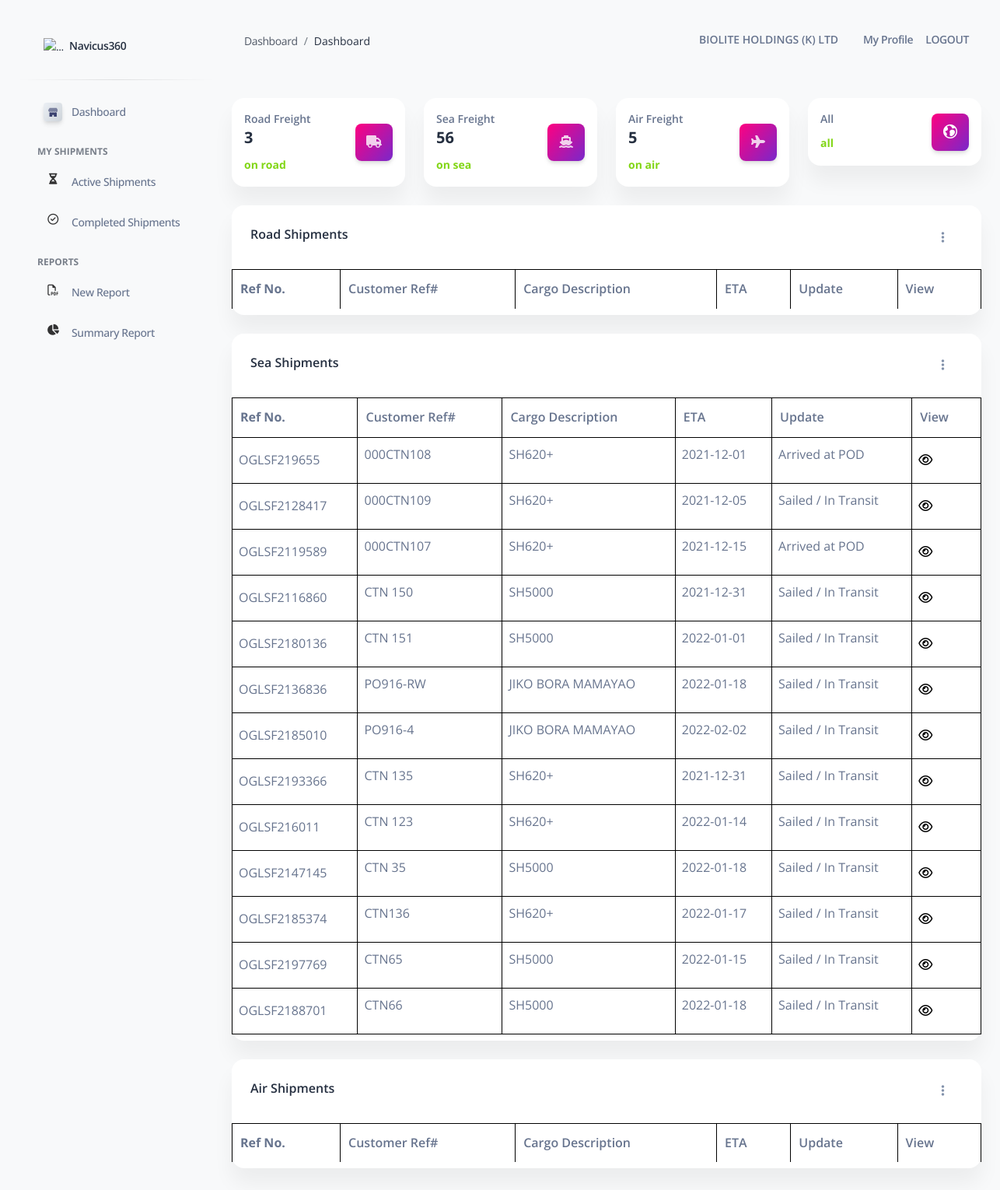
The app's page /client/ (signed in) with its own data.
### accounts/models.py (models this page shows)
class Account(AbstractBaseUser, PermissionsMixin):
	email = models.EmailField(_('Email address'), unique=True)
	firstname = models.CharField(max_length=200)
	lastname = models.CharField(max_length=200)
	company = models.CharField(max_length=1000)
	address = models.CharField(max_length=200,blank=True)
	start_date = models.DateField(default=timezone.now)
	is_staff = models.BooleanField(default=False)
	is_active = models.BooleanField(default=False)
	objects = CustomAccountManager()
	USERNAME_FIELD = 'email'
	REQUIRED_FIELDS = ['firstname', 'lastname',]
	def __str__(self):
		return self.email

### shipments/models.py (models this page shows, shortened)
class SeaFreightShip(models.Model):
    staff = models.ForeignKey(Account,
                            on_delete=models.CASCADE,
                            related_name='staff_user_sea')
    owner = models.CharField(max_length = 1000)
    refno = models.CharField(max_length = 1000)
    son = models.CharField(max_length = 1000)
    consignee = models.CharField(max_length = 1000)
    billofnumber = models.CharField(max_length=1000)
    customerref = models.CharField(max_length=1000, default='000')
    shippingline = models.CharField(max_length=1000, default='000')
    incoterms = models.CharField(max_length=1000)
    cargo_description = models.CharField(max_length=2000)
    placeofloading = models.CharField(max_length=2000)
    placeofdelivery= models.CharField(max_length=2000)
    containersize = models.CharField(blank=True,max_length=2000)
    unitsize = models.IntegerField()
    unittype = models.CharField(max_length=100)
    current_etd = models.CharField(max_length=100, null=True, blank=True)
    current_eta = models.CharField(max_length=100, null=True, blank=True)
    current_sailingstatus = models.CharField(max_length=100, null=True, blank=True)
    shippingstatus = models.CharField(max_length=100, null=True, blank=True, default='in-progress')

### client/views.py (the view)
# urls.py: path('',home ,name='client_home'),
@login_required
def home(request):
	usergroup = request.user.groups.values_list('name', flat=True).first()
	print(usergroup)
	if usergroup == "Ogl Clients":
		currentuser = request.user
		road_list = RoadFreightShip.objects.filter(owner=currentuser)
		sea_list = SeaFreightShip.objects.filter(owner=currentuser)
		air_list = AirFreightShip.objects.filter(owner=currentuser)
		number_road = len(road_list)
		number_sea = len(sea_list)
		number_air = len(air_list)
		return render(request,"index.html",{"context":road_list,"context2":sea_list,"context3":air_list,"rno":number_road,"sno":number_sea,"airno":number_air})
	elif usergroup == "Ogl_fielduser":
		return redirect("/fielduser/")
	elif usergroup == "Ogl_keyuser":
		return redirect("/keyuser/")
	else:
		return render(request,"index.html")

### client/templates/index.html (shortened to what this page needs)
{% extends "base_client.html" %}
{% load static %}
{% load crispy_forms_tags %}
{% block content %}
<div class="container-fluid py-4">
  <div class="row mt-4">
    <div class="col-xl-3 col-sm-6 mb-xl-0 mb-4">
      <div class="card">
        <div class="card-body p-3">
          <div class="row">
            <div class="col-7">
              <div class="numbers">
                <p class="text-sm mb-0 text-capitalize font-weight-bold">Road Freight</p>
                <h5 class="font-weight-bolder">{{rno}}</h5>
                <span class="text-success text-sm font-weight-bolder">on road</span>
              </div>
            </div>
            <div class="col-5 text-end my-auto">
              <div class="icon icon-shape bg-gradient-primary shadow text-center border-radius-md">
                <i class="fa fa-truck"></i>
              </div>
            </div>
          </div>
        </div>
      </div>
    </div>
    <div class="col-xl-3 col-sm-6 mb-xl-0 mb-4">
      <div class="card">
        <div class="card-body p-3">
          <div class="row">
            <div class="col-7">
              <div class="numbers">
                <p class="text-sm mb-0 text-capitalize font-weight-bold">Sea Freight</p>
                <h5 class="font-weight-bolder">{{sno}}</h5>
                <span class="text-success text-sm font-weight-bolder">on sea</span>
              </div>
            </div>
            <div class="col-5 text-end my-auto">
              <div class="icon icon-shape bg-gradient-primary shadow text-center border-radius-md">
                <i class="fa fa-ship"></i>
              </div>
            </div>
          </div>
        </div>
      </div>
    </div>
    <div class="col-xl-3 col-sm-6 mb-xl-0 mb-4">
      <div class="card">
        <div class="card-body p-3">
          <div class="row">
            <div class="col-7">
              <div class="numbers">
                <p class="text-sm mb-0 text-capitalize font-weight-bold">Air Freight</p>
                <h5 class="font-weight-bolder">{{airno}}</h5>
                <span class="text-success text-sm font-weight-bolder">on air</span>
              </div>
            </div>
            <div class="col-5 text-end my-auto">
              <div class="icon icon-shape bg-gradient-primary shadow text-center border-radius-md">
                <i class="fa fa-plane"></i>
              </div>
            </div>
          </div>
        </div>
      </div>
    </div>
    <div class="col-xl-3 col-sm-6">
      <div class="card">
        <div class="card-body p-3">
          <div class="row">
            <div class="col-7">
              <div class="numbers">
                <p class="text-sm mb-0 text-capitalize font-weight-bold">All</p>
                <span class="text-success text-sm font-weight-bolder">all</span>
              </div>
            </div>
            <div class="col-5 text-end my-auto">
              <div class="icon icon-shape bg-gradient-primary shadow text-center border-radius-md">
                <i class="ni ni-world text-lg opacity-10" aria-hidden="true" aria-hidden="true"></i>
              </div>
            </div>
          </div>
        </div>
      </div>
    </div>
  </div>
  <div class="row my-4">
    <div class="col-sm-12">
      <div class="card">
        <div class="card-header pb-0">
          <div class="row">
            <div class="col-lg-6 col-7">
              <h6>Road Shipments</h6>
            </div>
            <div class="col-lg-6 col-5 my-auto text-end">
              <div class="dropdown float-lg-end pe-4">
                <a class="cursor-pointer" id="dropdownTable" data-bs-toggle="dropdown" aria-expanded="false">
                  <i class="fa fa-ellipsis-v text-secondary"></i>
                </a>
              </div>
            </div>
          </div>
        </div>
        <div class="card-body px-0 pb-2">
          <div class="row">
            <div class="col-sm-12 col-lg-12">
          <div class="table-responsive">
            <table class="table align-items-center mb-0">
              <thead>
                <tr>
                    <th><b>Ref No.</th>
                    <th>Customer Ref#</th>
                    <th>Cargo Description</th>
                    <th>ETA</th>
                    <th>Update</th>
                    <th>View</b></th>
                </tr>
            </thead>
            </table>
          </div>
          </div>
          </div>
        </div>
      </div>
    </div>
  </div>
  <div class="row my-4">
    <div class="col-sm-12">
      <div class="card">
        <div class="card-header pb-0">
          <div class="row">
            <div class="col-lg-6 col-7">
              <h6>Sea Shipments</h6>
            </div>
            <div class="col-lg-6 col-5 my-auto text-end">
              <div class="dropdown float-lg-end pe-4">
                <a class="cursor-pointer" id="dropdownTable" data-bs-toggle="dropdown" aria-expanded="false">
                  <i class="fa fa-ellipsis-v text-secondary"></i>
                </a>
              </div>
            </div>
          </div>
        </div>
        <div class="card-body px-0 pb-2">
          <div class="row">
            <div class="col-sm-12 col-lg-12">
          <div class="table-responsive">
            <table class="table align-items-center mb-0">
              <thead>
                <tr>
                    <th><b>Ref No.</th>
                    <th>Customer Ref#</th>
                    <th>Cargo Description</th>
                    <th>ETA</th>
                    <th>Update</th>
                    <th>View</b></th>
                </tr>
            </thead>
            <tbody>
              {% for item in context2 %}
              {% if item.shippingstatus != 'Completed' %}
              <tr>
                <td>
                {{ item.refno }}
                </td>
                <td>
                {{item.customerref|wordwrap:25|linebreaks}}
                </td>
                <td>
                  {{item.cargo_description|wordwrap:25|linebreaks}}
                </td>
                <td>
                  {{item.current_eta|wordwrap:25|linebreaks}}
                </td>
                <td>
                  {{item.current_sailingstatus|wordwrap:25|linebreaks}}
                </td>
                <td><a href="view2/{{item.id}}/{{item.refno}}/"><i class="fa fa-eye"></i></a></td>
              </tr>
              {% endif %}
              {% endfor %}
            </tbody>
            </table>
          </div>
          </div>
          </div>
        </div>
      </div>
    </div>
  </div>
  <div class="row my-4">
    <div class="col-sm-12">
      <div class="card">
        <div class="card-header pb-0">
          <div class="row">
            <div class="col-lg-6 col-7">
              <h6>Air Shipments</h6>
            </div>
            <div class="col-lg-6 col-5 my-auto text-end">
              <div class="dropdown float-lg-end pe-4">
                <a class="cursor-pointer" id="dropdownTable" data-bs-toggle="dropdown" aria-expanded="false">
                  <i class="fa fa-ellipsis-v text-secondary"></i>
                </a>
              </div>
            </div>
          </div>
        </div>
        <div class="card-body px-0 pb-2">
          <div class="row">
            <div class="col-sm-12 col-lg-12">
          <div class="table-responsive">
            <table class="table align-items-center mb-0">
              <thead>
                <tr>
                    <th><b>Ref No.</th>
                    <th>Customer Ref#</th>
                    <th>Cargo Description</th>
                    <th>ETA</th>
                    <th>Update</th>
                    <th>View</b></th>
                </tr>
            </thead>
            </table>
          </div>
          </div>
          </div>
        </div>
      </div>
    </div>
  </div>
</div>
{% endblock content %}

### templates/includes/navigation.html (shortened to what this page needs)
  <nav class="navbar navbar-main navbar-expand-lg px-0 mx-4 shadow-none border-radius-xl" id="navbarBlur" navbar-scroll="true">
    <div class="container-fluid px-3">
        <nav aria-label="breadcrumb">
          <ol class="breadcrumb bg-transparent mb-0 pb-1 px-0 me-sm-6 me-12">
            <li class="breadcrumb-item"><a class="opacity-8 text-dark" href="javascript:;">Dashboard</a></li>
            <li class="breadcrumb-item text-dark active" aria-current="page">
              Dashboard
            </li>
          </ol>
        </nav>
        <div class="ms-md-auto ps-md-3 d-flex align-items-center">
          <div class="border-radius-lg d-flex">
            <span class="nav-link text-body font-weight-bold"> {{request.user.firstname}}</span>
          </div>
          <div class="border-radius-lg d-flex">
            <a class="nav-link text-body font-weight-bold" href="/profile/">My Profile</a>
          </div>
          <li class="nav-item d-flex align-items-center">
            <a href="{% url 'logout' %}"
               class="nav-link text-body text-uppercase font-weight-bold px-0">
              Logout
            </a>
          </li>
        </div>
    </div>
  </nav>

### static/css/nucleo-svg.css (style rules this page uses)
.icon { display: inline-block; color: #111111; height: 1em; width: 1em; }
.icon { fill: currentColor; stroke: none; }

### client/templates/index.html (style rules this page uses)
.table th { padding-left: 10px !important; }
.table td { border: 1px solid black !important; }
.table> :not(:last-child)> :last-child>* { border: 1px solid black; border-bottom: unset; }

### templates/includes/sidebar_client.html (style rules this page uses)
.table th { padding-left: 10px !important; }

### records on screen
Account: user.firstname "BIOLITE HOLDINGS (K) LTD"
SeaFreightShip: refno "OGLSF219655", customerref "000CTN108", cargo_description "SH620+", current_eta "2021-12-01", current_sailingstatus "Arrived at POD"
SeaFreightShip: refno "OGLSF2128417", customerref "000CTN109", cargo_description "SH620+", current_eta "2021-12-05", current_sailingstatus "Sailed / In Transit"
SeaFreightShip: refno "OGLSF2119589", customerref "000CTN107", cargo_description "SH620+", current_eta "2021-12-15", current_sailingstatus "Arrived at POD"
SeaFreightShip: refno "OGLSF2116860", customerref "CTN 150", cargo_description "SH5000", current_eta "2021-12-31", current_sailingstatus "Sailed / In Transit"
SeaFreightShip: refno "OGLSF2180136", customerref "CTN 151", cargo_description "SH5000", current_eta "2022-01-01", current_sailingstatus "Sailed / In Transit"
SeaFreightShip: refno "OGLSF2136836", customerref "PO916-RW", cargo_description "JIKO BORA MAMAYAO", current_eta "2022-01-18", current_sailingstatus "Sailed / In Transit"
SeaFreightShip: refno "OGLSF2185010", customerref "PO916-4", cargo_description "JIKO BORA MAMAYAO", current_eta "2022-02-02", current_sailingstatus "Sailed / In Transit"
SeaFreightShip: refno "OGLSF2193366", customerref "CTN 135", cargo_description "SH620+", current_eta "2021-12-31", current_sailingstatus "Sailed / In Transit"
SeaFreightShip: refno "OGLSF216011", customerref "CTN 123", cargo_description "SH620+", current_eta "2022-01-14", current_sailingstatus "Sailed / In Transit"
SeaFreightShip: refno "OGLSF2147145", customerref "CTN 35", cargo_description "SH5000", current_eta "2022-01-18", current_sailingstatus "Sailed / In Transit"
SeaFreightShip: refno "OGLSF2185374", customerref "CTN136", cargo_description "SH620+", current_eta "2022-01-17", current_sailingstatus "Sailed / In Transit"
SeaFreightShip: refno "OGLSF2197769", customerref "CTN65", cargo_description "SH5000", current_eta "2022-01-15", current_sailingstatus "Sailed / In Transit"
SeaFreightShip: refno "OGLSF2188701", customerref "CTN66", cargo_description "SH5000", current_eta "2022-01-18", current_sailingstatus "Sailed / In Transit"

### other values on screen
{{ rno }} "3"
{{ sno }} "56"
{{ airno }} "5"
